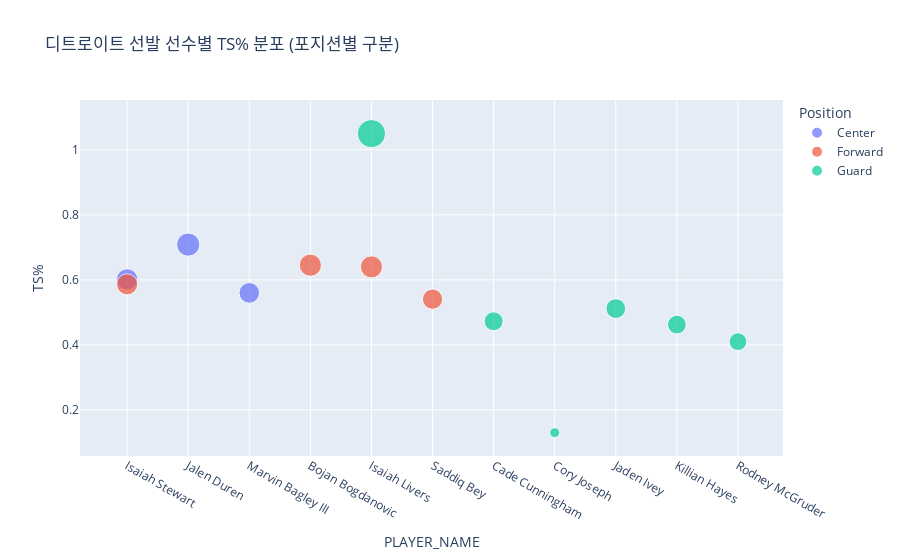

Here is the notebook cell this chart was saved with:
### Code cell
import plotly.express as px

# 디트로이트 선발만 필터
pos = ['C','F','G']
det_starters = df1[
    (df1['TEAM']=="Detroit") &
    (df1['START_POSITION'].isin(pos))
].copy()

# 선수별 TS% 평균 (포지션 포함)
det_player_ts = det_starters.groupby(['PLAYER_NAME','START_POSITION'], as_index=False, observed=True)['TS%'].mean()

# 산점도 (TS% 크기로 반영)
fig = px.scatter(
    det_player_ts,
    x='PLAYER_NAME',
    y='TS%',
    color='START_POSITION',   # 포지션별 색 구분
    size='TS%',
    title="디트로이트 선발 선수별 TS% 분포 (포지션별 구분)",
    labels={'START_POSITION': 'Position'},   # 범례 제목 바꾸기
    category_orders={'START_POSITION': ['C','F','G']}  # 범례 순서 고정
)

# 범례 항목별 레이블 직접 바꾸기
fig.for_each_trace(lambda t: t.update(
    name = t.name.replace("C","Center").replace("F","Forward").replace("G","Guard")
))
fig.show()

### Figure 1 — Plotly figure (JSON) as saved in the notebook; plotly's stock layout.template omitted (floating-point values rounded to 4 significant figures)
{"data": [{"hovertemplate": "Position=C<br>PLAYER_NAME=%{x}<br>TS%=%{marker.size}<extra></extra>", "legendgroup": "C", "marker": {"color": "#636efa", "size": [0.6014, 0.7086, 0.56], "sizemode": "area", "sizeref": 0.002625, "symbol": "circle"}, "mode": "markers", "name": "Center", "orientation": "v", "showlegend": true, "type": "scatter", "x": ["Isaiah Stewart", "Jalen Duren", "Marvin Bagley III"], "xaxis": "x", "y": [0.6014, 0.7086, 0.56], "yaxis": "y"}, {"hovertemplate": "Position=F<br>PLAYER_NAME=%{x}<br>TS%=%{marker.size}<extra></extra>", "legendgroup": "F", "marker": {"color": "#EF553B", "size": [0.6452, 0.64, 0.5862, 0.5406], "sizemode": "area", "sizeref": 0.002625, "symbol": "circle"}, "mode": "markers", "name": "Forward", "orientation": "v", "showlegend": true, "type": "scatter", "x": ["Bojan Bogdanovic", "Isaiah Livers", "Isaiah Stewart", "Saddiq Bey"], "xaxis": "x", "y": [0.6452, 0.64, 0.5862, 0.5406], "yaxis": "y"}, {"hovertemplate": "Position=G<br>PLAYER_NAME=%{x}<br>TS%=%{marker.size}<extra></extra>", "legendgroup": "G", "marker": {"color": "#00cc96", "size": [0.4725, 0.13, 1.05, 0.5117, 0.4624, 0.41], "sizemode": "area", "sizeref": 0.002625, "symbol": "circle"}, "mode": "markers", "name": "Guard", "orientation": "v", "showlegend": true, "type": "scatter", "x": ["Cade Cunningham", "Cory Joseph", "Isaiah Livers", "Jaden Ivey", "Killian Hayes", "Rodney McGruder"], "xaxis": "x", "y": [0.4725, 0.13, 1.05, 0.5117, 0.4624, 0.41], "yaxis": "y"}], "layout": {"legend": {"itemsizing": "constant", "title": {"text": "Position"}, "tracegroupgap": 0}, "title": {"text": "디트로이트 선발 선수별 TS% 분포 (포지션별 구분)"}, "xaxis": {"anchor": "y", "domain": [0, 1], "title": {"text": "PLAYER_NAME"}}, "yaxis": {"anchor": "x", "domain": [0, 1], "title": {"text": "TS%"}}}}
